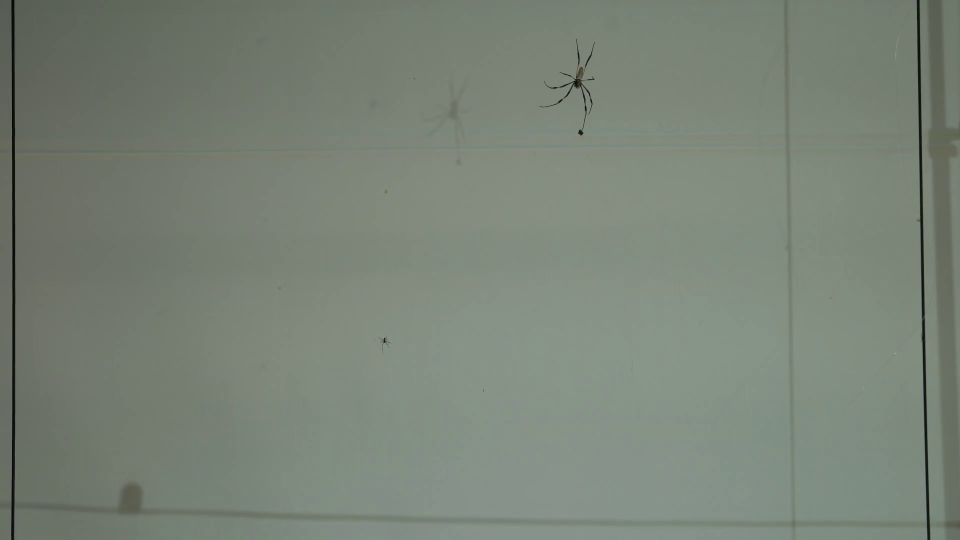
#> input picture frame 235 of videos/C003.mp4, 1920 x 1080 px, given in place of termite_video.mp4, which was not available (shown at 1/2 size)
$ jupyter execute --allow-errors track_termites.ipynb   (older library calls are emulated)   (text cells are left out)
#> lines starting #> are read from the running program, lines starting #| are printed output that depends on the picture; after the words box and inside, x2 and y2 are one past the last pixel; in counts of white or black regions, pixels touching at a corner belong together; pictures that were not available may be replaced by others from this repository, and a replacement may not be noted
### examples/tracktor.py
import numpy as np
import pandas as pd
import cv2
from sklearn.cluster import KMeans
from scipy.optimize import linear_sum_assignment
from scipy.spatial.distance import cdist

def colour_to_thresh(frame, block_size = 31, offset = 25):
    """
    This function retrieves a video frame and preprocesses it for object tracking.
    The code blurs image to reduce noise, converts it to greyscale and then returns a
    thresholded version of the original image.

    Parameters
    ----------
    frame: ndarray, shape(n_rows, n_cols, 3)
        source image containing all three colour channels
    block_size: int(optional), default = 31
        block_size determines the width of the kernel used for adaptive thresholding.
        Note: block_size must be odd. If even integer is used, the programme will add
        1 to the block_size to make it odd.
    offset: int(optional), default = 25
        constant subtracted from the mean value within the block

    Returns
    -------
    thresh: ndarray, shape(n_rows, n_cols, 1)
        binarised(0,255) image
    """
    frame = cv2.blur(frame, (5,5))
    gray = cv2.cvtColor(frame, cv2.COLOR_BGR2GRAY)
    thresh = cv2.adaptiveThreshold(gray, 255, cv2.ADAPTIVE_THRESH_MEAN_C, cv2.THRESH_BINARY_INV, block_size, offset)
    return thresh

def detect_and_draw_contours(frame, thresh, meas_last, meas_now, min_area = 0, max_area = 10000):
    """
    This function detects contours, thresholds them based on area and draws them.

    Parameters
    ----------
    frame: ndarray, shape(n_rows, n_cols, 3)
        source image containing all three colour channels
    thresh: ndarray, shape(n_rows, n_cols, 1)
        binarised(0,255) image
    meas_last: array_like, dtype=float
        individual's location on previous frame
    meas_now: array_like, dtype=float
        individual's location on current frame
    min_area: int
        minimum area threhold used to detect the object of interest
    max_area: int
        maximum area threhold used to detect the object of interest

    Returns
    -------
    final: ndarray, shape(n_rows, n_cols, 3)
        final output image composed of the input frame with object contours
        and centroids overlaid on it
    contours: list
        a list of all detected contours that pass the area based threhold criterion
    meas_last: array_like, dtype=float
        individual's location on previous frame
    meas_now: array_like, dtype=float
        individual's location on current frame
    """
    # Detect contours and draw them based on specified area thresholds
    if int(cv2.__version__[0]) == 3:
    	img, contours, hierarchy = cv2.findContours(thresh.copy(), cv2.RETR_TREE, cv2.CHAIN_APPROX_SIMPLE)
    else:
    	contours, hierarchy = cv2.findContours(thresh.copy(), cv2.RETR_TREE, cv2.CHAIN_APPROX_SIMPLE)
    img = cv2.cvtColor(thresh.copy(), cv2.COLOR_GRAY2BGR)

    final = frame.copy()

    i = 0
    meas_last = meas_now.copy()
    del meas_now[:]
    while i < len(contours):
        area = cv2.contourArea(contours[i])
        if area < min_area or area > max_area:
            contours = contours[:i] + contours[i+1:]
        else:
            cv2.drawContours(final, contours, i, (0,0,255), 1)
            M = cv2.moments(contours[i])
            if M['m00'] != 0:
            	cx = M['m10']/M['m00']
            	cy = M['m01']/M['m00']
            else:
            	cx = 0
            	cy = 0
            meas_now.append([cx,cy])
            i += 1
    return final, contours, meas_last, meas_now

def apply_k_means(contours, n_inds, meas_now):
    """
    This function applies the k-means clustering algorithm to separate merged
    contours. The algorithm is applied when detected contours are fewer than
    expected objects(number of animals) in the scene.

    Parameters
    ----------
    contours: list
        a list of all detected contours that pass the area based threhold criterion
    n_inds: int
        total number of individuals being tracked
    meas_now: array_like, dtype=float
        individual's location on current frame

    Returns
    -------
    contours: list
        a list of all detected contours that pass the area based threhold criterion
    meas_now: array_like, dtype=float
        individual's location on current frame
    """
    del meas_now[:]
    # Clustering contours to separate individuals
    myarray = np.vstack(contours)
    myarray = myarray.reshape(myarray.shape[0], myarray.shape[2])

    kmeans = KMeans(n_clusters=n_inds, random_state=0, n_init = 50).fit(myarray)
    l = len(kmeans.cluster_centers_)

    for i in range(l):
        x = int(tuple(kmeans.cluster_centers_[i])[0])
        y = int(tuple(kmeans.cluster_centers_[i])[1])
        meas_now.append([x,y])
    return contours, meas_now

def hungarian_algorithm(meas_last, meas_now):
    """
    The hungarian algorithm is a combinatorial optimisation algorithm used
    to solve assignment problems. Here, we use the algorithm to reduce noise
    due to ripples and to maintain individual identity. This is accomplished
    by minimising a cost function; in this case, euclidean distances between
    points measured in previous and current step. The algorithm here is written
    to be flexible as the number of contours detected between successive frames
    changes. However, an error will be returned if zero contours are detected.

    Parameters
    ----------
    meas_last: array_like, dtype=float
        individual's location on previous frame
    meas_now: array_like, dtype=float
        individual's location on current frame

    Returns
    -------
    row_ind: array, dtype=int64
        individual identites arranged according to input ``meas_last``
    col_ind: array, dtype=int64
        individual identities rearranged based on matching locations from
        ``meas_last`` to ``meas_now`` by minimising the cost function
    """
    meas_last = np.array(meas_last)
    meas_now = np.array(meas_now)
    if meas_now.shape != meas_last.shape:
        if meas_now.shape[0] < meas_last.shape[0]:
            while meas_now.shape[0] != meas_last.shape[0]:
                meas_last = np.delete(meas_last, meas_last.shape[0]-1, 0)
        else:
            result = np.zeros(meas_now.shape)
            result[:meas_last.shape[0],:meas_last.shape[1]] = meas_last
            meas_last = result

    meas_last = list(meas_last)
    meas_now = list(meas_now)
    cost = cdist(meas_last, meas_now)
    row_ind, col_ind = linear_sum_assignment(cost)
    return row_ind, col_ind

def reorder_and_draw(final, colours, n_inds, col_ind, meas_now, df, mot, fr_no):
    """
    This function reorders the measurements in the current frame to match
    identity from previous frame. This is done by using the results of the
    hungarian algorithm from the array col_inds.

    Parameters
    ----------
    final: ndarray, shape(n_rows, n_cols, 3)
        final output image composed of the input frame with object contours
        and centroids overlaid on it
    colours: list, tuple
        list of tuples that represent colours used to assign individual identities
    n_inds: int
        total number of individuals being tracked
    col_ind: array, dtype=int64
        individual identities rearranged based on matching locations from
        ``meas_last`` to ``meas_now`` by minimising the cost function
    meas_now: array_like, dtype=float
        individual's location on current frame
    df: pandas.core.frame.DataFrame
        this dataframe holds tracked coordinates i.e. the tracking results
    mot: bool
        this boolean determines if we apply the alogrithm to a multi-object
        tracking problem

    Returns
    -------
    final: ndarray, shape(n_rows, n_cols, 3)
        final output image composed of the input frame with object contours
        and centroids overlaid on it
    meas_now: array_like, dtype=float
        individual's location on current frame
    df: pandas.DataFrame
        this dataframe holds tracked coordinates i.e. the tracking results
    """
    # Reorder contours based on results of the hungarian algorithm
    equal = np.array_equal(col_ind, list(range(len(col_ind))))
    if equal == False:
        current_ids = col_ind.copy()
        reordered = [i[0] for i in sorted(enumerate(current_ids), key=lambda x:x[1])]
        meas_now = [x for (y,x) in sorted(zip(reordered,meas_now))]

    # Draw centroids
    if mot == False:
        for i in range(len(meas_now)):
            if colours[i%4] == (0,0,255):
                cv2.circle(final, tuple([int(x) for x in meas_now[i]]), 5, colours[i%4], -1, cv2.LINE_AA)
    else:
        for i in range(n_inds):
            cv2.circle(final, tuple([int(x) for x in meas_now[i]]), 5, colours[i%n_inds], -1, cv2.LINE_AA)

    # add frame number
    font = cv2.FONT_HERSHEY_SCRIPT_SIMPLEX
    cv2.putText(final, str(int(fr_no)), (5,30), font, 1, (255,255,255), 2)

    return final, meas_now, df

# [20 lines left out: function reject_outliers, not called in this run]

### examples/track_termites.ipynb
[cell 1]
import numpy as np
import pandas as pd
import tracktor as tr
import cv2
import sys
from sklearn.cluster import KMeans
from scipy.optimize import linear_sum_assignment
from scipy.spatial.distance import cdist

[cell 2]
# colours is a vector of BGR values which are used to identify individuals in the video
# t_id is termite id and is also used for individual identification
# number of elements in colours should be greater than n_inds (THIS IS NECESSARY FOR VISUALISATION ONLY)
# number of elements in t_id should be greater than n_inds (THIS IS NECESSARY TO GET INDIVIDUAL-SPECIFIC DATA)
n_inds = 8
t_id = ['A', 'B', 'C', 'D', 'E', 'F', 'G', 'H']
colours = [(0,0,255),(0,255,255),(255,0,255),(255,255,255),(255,255,0),(255,0,0),(0,255,0),(0,0,0)]

# this is the block_size and offset used for adaptive thresholding (block_size should always be odd)
# these values are critical for tracking performance
block_size = 51
offset = 20

# the scaling parameter can be used to speed up tracking if video resolution is too high (use value 0-1)
scaling = 1.0

# minimum area and maximum area occupied by the animal in number of pixels
# this parameter is used to get rid of other objects in view that might be hard to threshold out but are differently sized
min_area = 500
max_area = 10000

# mot determines whether the tracker is being used in noisy conditions to track a single object or for multi-object
# using this will enable k-means clustering to force n_inds number of animals
mot = True

# in this example, we use a circular mask to ignore area outside the petri-dish
# mask_offset represents offset of circle from centre of the frame
mask_offset_x = -18
mask_offset_y = -5

# name of source video and paths
video = 'termite_video'
input_vidpath = '/mnt/ssd1/Documents/Vivek/tracktor/videos/' + video + '.mp4'
output_vidpath = '/mnt/ssd1/Documents/Vivek/tracktor/output/' + video + '_tracked.mp4'
output_filepath = '/mnt/ssd1/Documents/Vivek/tracktor/output/' + video + '_tracked.csv'
codec = 'DIVX' # try other codecs if the default doesn't work ('DIVX', 'avc1', 'XVID') note: this list is non-exhaustive

[cell 3]
## Open video
cap = cv2.VideoCapture(input_vidpath)
if cap.isOpened() == False:
    sys.exit('Video file cannot be read! Please check input_vidpath to ensure it is correctly pointing to the video file')

## Video writer class to output video with contour and centroid of tracked object(s)
# make sure the frame size matches size of array 'final'
fourcc = cv2.VideoWriter_fourcc(*codec)
output_framesize = (int(cap.read()[1].shape[1]*scaling),int(cap.read()[1].shape[0]*scaling))
#> output_framesize = (1920, 1080)
out = cv2.VideoWriter(filename = output_vidpath, fourcc = fourcc, fps = 60.0, frameSize = output_framesize, isColor = True)

## Individual location(s) measured in the last and current step
meas_last = list(np.zeros((n_inds,2)))
meas_now = list(np.zeros((n_inds,2)))

df = []
last = 0

while(True):
    # Capture frame-by-frame
    ret, frame = cap.read()

    this = cap.get(1)
    if ret == True:
        # Preprocess the image for background subtraction
        frame = cv2.resize(frame, None, fx = scaling, fy = scaling, interpolation = cv2.INTER_LINEAR)

        # Apply mask to ignore area outside the petri dish
        mask = np.zeros((frame.shape[0], frame.shape[1]))
        cv2.circle(mask, (mask.shape[1]//2 + mask_offset_x, mask.shape[0]//2 + mask_offset_y), 520, 255, -1)
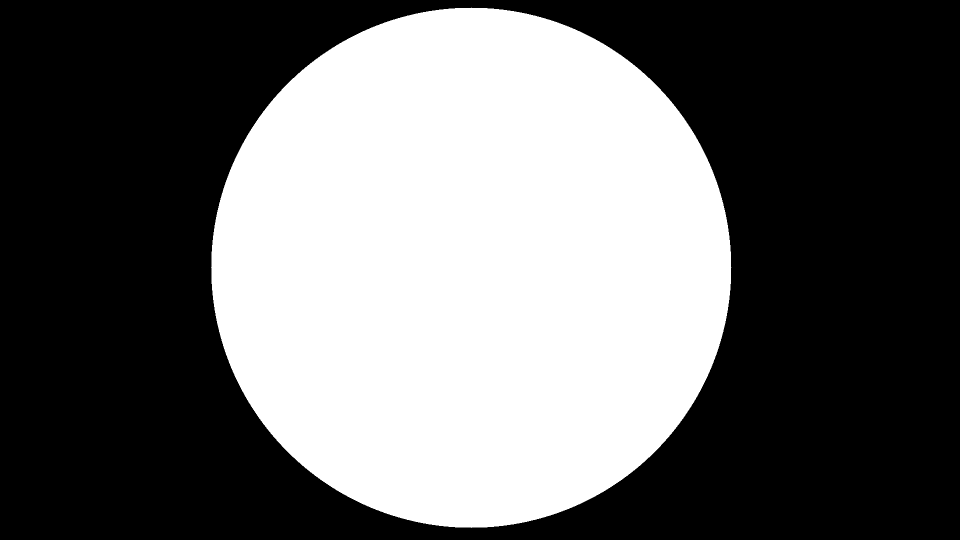
#> mask: shape (1080, 1920) float64 (shown at 1/2 size); 41% white; 1 white region, box (x1, y1, x2, y2) and area: (422, 15, 1463, 1056) 849453
        frame[mask == 0] = 0
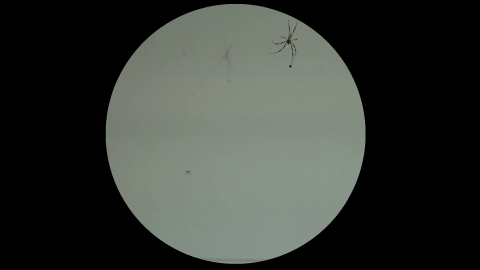
#> frame: shape (1080, 1920, 3) (shown at 1/4 size); mean B, G, R 52, 56.9, 52.7

        thresh = tr.colour_to_thresh(frame, block_size, offset)
#> in colour_to_thresh, `thresh = cv2.adaptiveThreshold(gray, 255, cv2.ADAPTIVE_THRESH_MEAN_C, ..`:
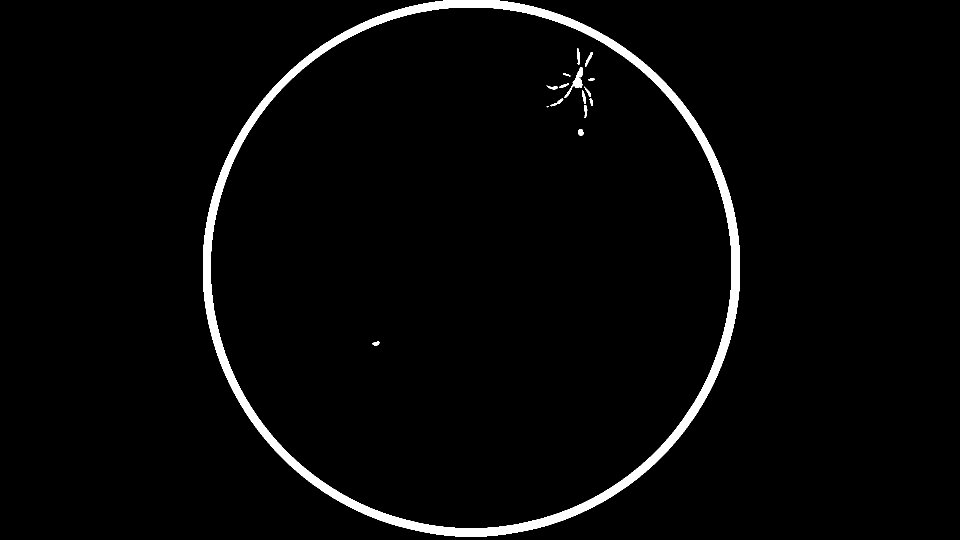
#> thresh: shape (1080, 1920) (shown at 1/2 size); 2.7% white; 18 white regions (3 under 20 px), largest, box (x1, y1, x2, y2) and area: (406, 0, 1480, 1073) 53116, (1128, 134, 1166, 196) 595, (1154, 96, 1160, 129) 145
        # Custom background subtraction
        bg = thresh.copy()
        cv2.circle(bg, (bg.shape[1]//2 + mask_offset_x, bg.shape[0]//2 + mask_offset_y), 520, 0, -1)
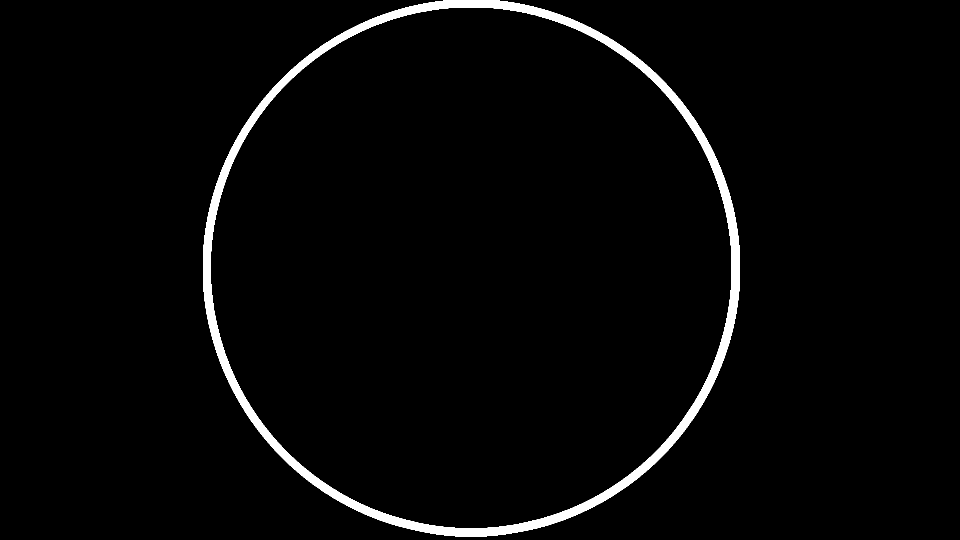
#> bg: shape (1080, 1920) (shown at 1/2 size); 2.6% white; 1 white region, box (x1, y1, x2, y2) and area: (406, 0, 1480, 1073) 53116
        bgsub = thresh - bg
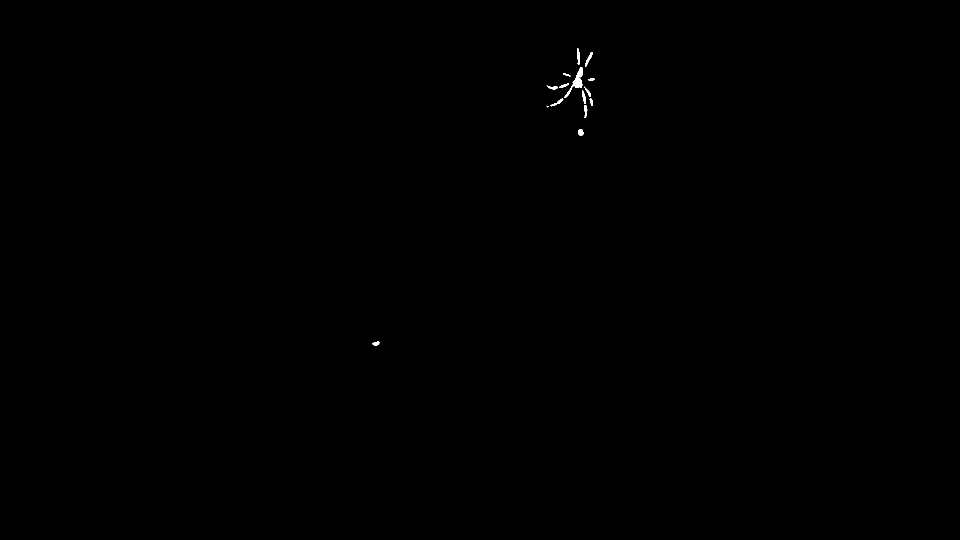
#> bgsub: shape (1080, 1920) (shown at 1/2 size); 0.09% white; 17 white regions (3 under 20 px)

        final, contours, meas_last, meas_now = tr.detect_and_draw_contours(frame, thresh, meas_last, meas_now, min_area, max_area)
#> in detect_and_draw_contours, `contours, hierarchy = cv2.findContours(thresh.copy(), cv2.RETR_TREE, c..`: contours = 19 contours, 3 with area under 20; largest, box (x1, y1, x2, y2) and area: (406, 0, 1480, 1073) 903598, (421, 14, 1464, 1057) 853472, (1128, 134, 1166, 196) 518, (1154, 96, 1160, 129) 110, (1170, 104, 1185, 133) 110
#> the loop in detect_and_draw_contours, `while i < len(contours):` made 19 passes
#> (area, cx, cy, i) on pass 17: (518, 1153.6, 162.1, 1)
#> after the loop in detect_and_draw_contours, `while i < len(contours):`: i = 1; meas_now = [[1153.6, 162.1]]
#> contours = 1 contour; box (x1, y1, x2, y2) and area: (1128, 134, 1166, 196) 518; meas_last = [[0, 0], [0, 0], [0, 0], [0, 0], [0, 0], [0, 0], [0, 0], [0, 0]]; meas_now = [[1153.6, 162.1]]
        if len(meas_now) != n_inds:
            contours, meas_now = tr.apply_k_means(contours, n_inds, meas_now)
#> in apply_k_means, `myarray = np.vstack(contours)`: myarray = contour of 102 points, box (x1, y1, x2, y2) (1128, 134, 1166, 196), area 518
#> in apply_k_means, `myarray = myarray.reshape(myarray.shape[0], myarray.shape[2])`: myarray = 102 pairs, first value 1128 to 1165, second value 134 to 195
#> in apply_k_means, `l = len(kmeans.cluster_centers_)`: l = 8
#> the loop in apply_k_means, `for i in range(l):` made 8 passes
#> (x, y) on passes 1 to 8: (1146, 170), (1160, 137), (1136, 185), (1161, 171), (1161, 153), (1152, 152), (1130, 193), (1140, 178)
#> after the loop in apply_k_means, `for i in range(l):`: meas_now = [[1146, 170], [1160, 137], [1136, 185], [1161, 171], [1161, 153], [1152, 152], [1130, 193], [1140, 178]]

        row_ind, col_ind = tr.hungarian_algorithm(meas_last, meas_now)
#> in hungarian_algorithm, `row_ind, col_ind = linear_sum_assignment(cost)`: row_ind = [0, 1, 2, 3, 4, 5, 6, 7]; col_ind = [2, 7, 1, 6, 5, 0, 4, 3]
#> row_ind = [0, 1, 2, 3, 4, 5, 6, 7]; col_ind = [2, 7, 1, 6, 5, 0, 4, 3]
        final, meas_now, df = tr.reorder_and_draw(final, colours, n_inds, col_ind, meas_now, df, mot, this)
#> in reorder_and_draw, `equal = np.array_equal(col_ind, list(range(len(col_ind))))`: equal = False
#> in reorder_and_draw, `current_ids = col_ind.copy()`: current_ids = [2, 7, 1, 6, 5, 0, 4, 3]
#> in reorder_and_draw, `reordered = [i[0] for i in sorted(enumerate(current_ids), key=lambda x..`: reordered = [5, 2, 0, 7, 6, 4, 3, 1]
#> in reorder_and_draw, `meas_now = [x for (y,x) in sorted(zip(reordered,meas_now))]`: meas_now = [[1136, 185], [1140, 178], [1160, 137], [1130, 193], [1152, 152], [1146, 170], [1161, 153], [1161, 171]]
#> in reorder_and_draw, `font = cv2.FONT_HERSHEY_SCRIPT_SIMPLEX`: font = 6
#> df = []

        # Create output dataframe
        for i in range(n_inds):
            df.append([this, meas_now[i][0], meas_now[i][1], t_id[i]])
#> after the loop, df = [[238, 1136, 185, 'A'], [238, 1140, 178, 'B'], [238, 1160, 137, 'C'], [238, 1130, 193, 'D'], [238, 1152, 152, 'E'], [238, 1146, 170, 'F'], [238, 1161, 153, 'G'], [238, 1161, 171, 'H']]

        # Display the resulting frame
        out.write(final)
        cv2.imshow('frame', final)
        if cv2.waitKey(1) == 27:
#> (key Esc is pressed here)
            break

    if last == this:
        break

    last = this

## Write positions to file
df = pd.DataFrame(np.matrix(df), columns = ['frame','pos_x','pos_y', 'id'])
#> df = table of 8 rows and 4 columns
#> (the rest of this cell did not finish here and is left out)

#> (a cell that did not finish here is left out)

#> (a cell that did not finish here is left out)

[cell 6]
for idx, ID in enumerate(np.unique(df['id'])):
    df['id'][df['id'] == ID] = idx
#> this loop made 8 passes

[cell 7]
import matplotlib.pyplot as plt

plt.figure(figsize=(8,8))
plt.scatter(df['pos_x'], df['pos_y'], c=df['id'], cmap='jet', alpha=0.5)
plt.xlabel('X', fontsize=16)
plt.ylabel('Y', fontsize=16)
plt.tight_layout()
plt.savefig('imgs/ex4_fig1.eps', format='eps', dpi=300)
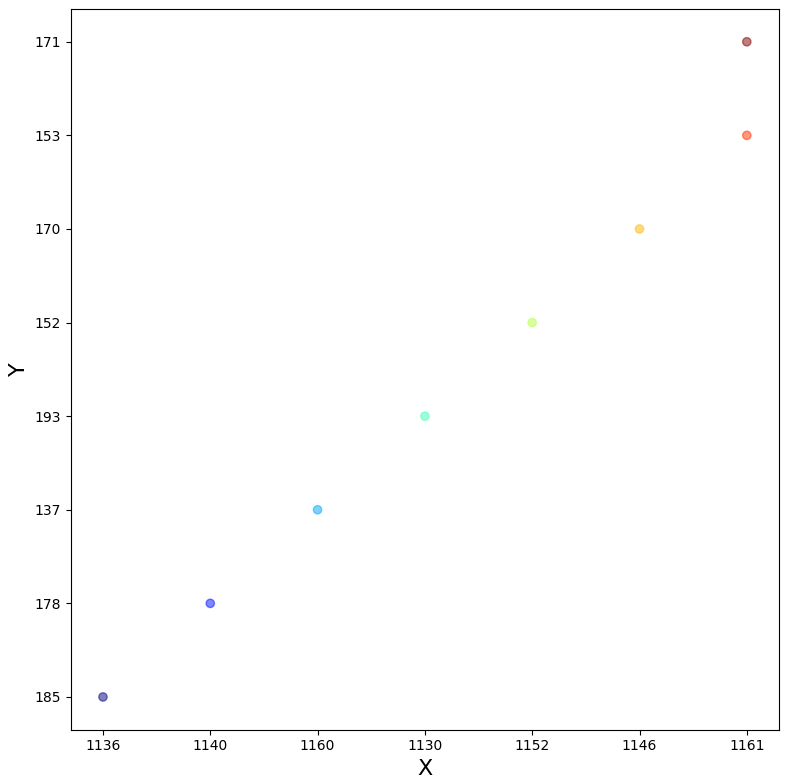
#> figure drawn by matplotlib, 1 panel
plt.show()

#> (a cell that did not finish here is left out)

#> (a cell that did not finish here is left out)

#> (a cell that did not finish here is left out)

#> (a cell that did not finish here is left out)

#> (a cell that did not finish here is left out)

[cell 13]
df_ord = df.groupby(['frame']).agg(['sum', 'count'])
#> df_ord = table of 1 rows and 6 columns
df_ord = df_ord.reset_index()
#> df_ord = table of 1 rows and 7 columns

#> (a cell that did not finish here is left out)

[cell 15]
plt.figure(figsize=(30,3))
#> (the rest of this cell did not finish here and is left out)

[cell 16]
import seaborn as sns

#> (the rest of this cell did not finish here and is left out)

#> (a cell that did not finish here is left out)
